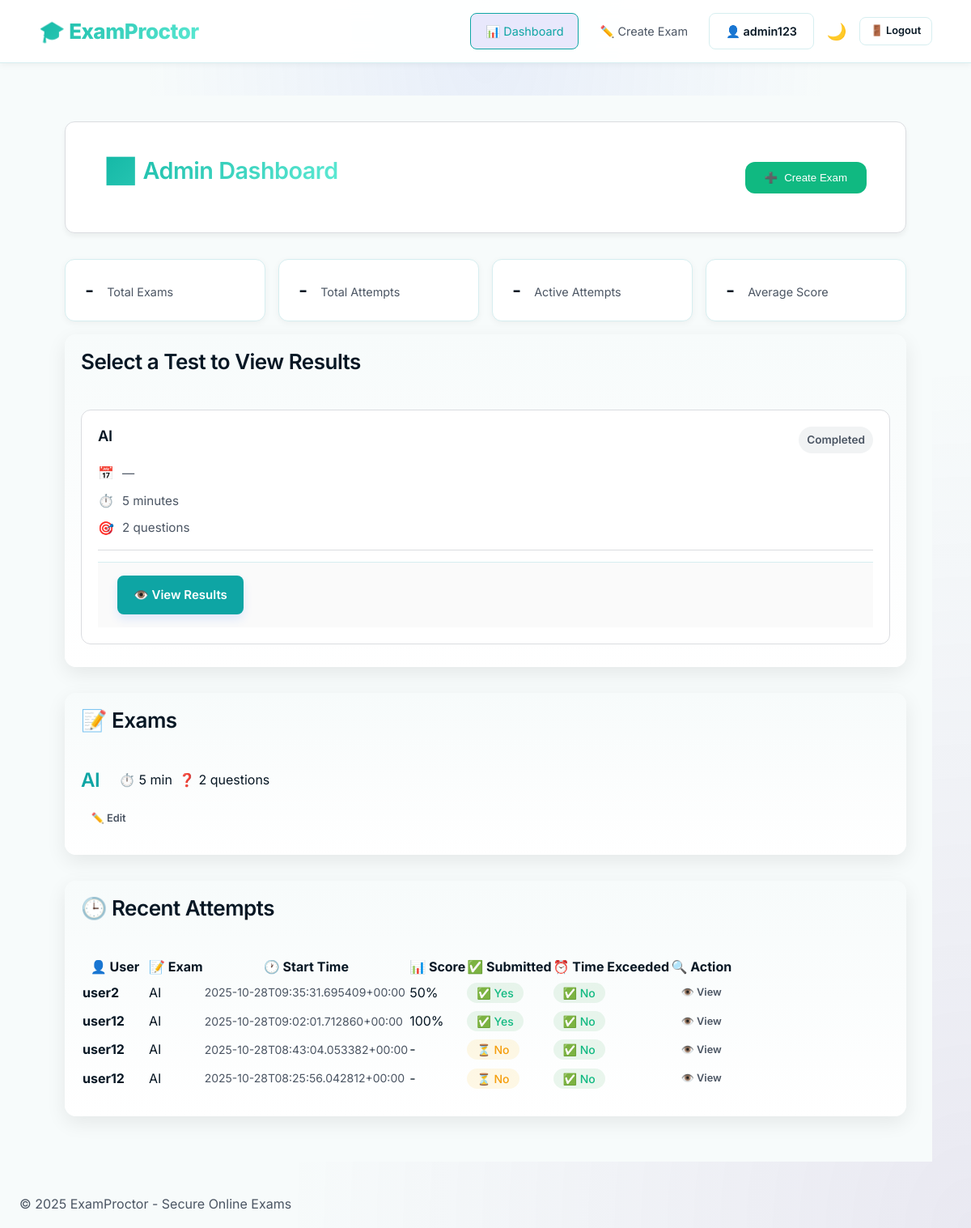
The page /admin (signed in) on the database its author committed.
### tables this page shows
CREATE TABLE exams (
        id INTEGER PRIMARY KEY AUTOINCREMENT,
        title TEXT NOT NULL,
        duration_minutes INTEGER NOT NULL,
        max_questions INTEGER NOT NULL DEFAULT 50
    );

CREATE TABLE attempts (
        id INTEGER PRIMARY KEY AUTOINCREMENT,
        user_id INTEGER NOT NULL,
        exam_id INTEGER NOT NULL,
        start_time TEXT,
        allowed_until TEXT,
        end_time TEXT,
        score INTEGER,
        submitted INTEGER DEFAULT 0,
        time_exceeded INTEGER DEFAULT 0,
        FOREIGN KEY(user_id) REFERENCES users(id),
        FOREIGN KEY(exam_id) REFERENCES exams(id)
    );

CREATE TABLE users (
        id INTEGER PRIMARY KEY AUTOINCREMENT,
        username TEXT UNIQUE NOT NULL,
        password_hash TEXT NOT NULL,
        is_admin INTEGER DEFAULT 0
    );

### app.py (the view)
@app.route("/admin")
def admin_dashboard():
    if 'user_id' not in session or not session.get('is_admin'):
        return redirect(url_for("admin_login"))
    conn = get_conn(); cur = conn.cursor()
    cur.execute("SELECT * FROM exams")
    exams = cur.fetchall()
    cur.execute("""SELECT a.*, u.username AS username, e.title AS exam_title
                   FROM attempts a
                   LEFT JOIN users u ON u.id=a.user_id
                   LEFT JOIN exams e ON e.id=a.exam_id
                   ORDER BY a.start_time DESC LIMIT 50""")
    attempts = cur.fetchall()
    conn.close()
    return render_template("admin_dashboard.html", exams=exams, attempts=attempts)

### models.py (called while the page is built)
def get_conn():
    conn = sqlite3.connect(DB, timeout=15)
    conn.row_factory = sqlite3.Row
    try:
        conn.execute("PRAGMA foreign_keys = ON")
        conn.execute("PRAGMA journal_mode = WAL")
        conn.execute("PRAGMA busy_timeout = 15000")
        conn.execute("PRAGMA synchronous = NORMAL")
    except Exception:
        pass
    return conn

### templates/admin_dashboard.html
{% extends "base.html" %}
{% block content %}
<div class="dashboard-wrapper">
  <header class="dashboard-header">
    <div class="header-content">
      <h1 class="header-title">
        <span class="header-icon">📊</span>
        Admin Dashboard
      </h1>
      <div class="header-actions">
        <button class="action-button primary" onclick="window.location.href='{{ url_for('create_exam') }}'">
          <span class="button-icon">➕</span>
          Create Exam
        </button>
      </div>
    </div>
  </header>
  <div class="stats-grid" id="admin-stats" data-role="admin">
    <div class="stat-card">
      <div class="stat-value" id="stat-total-exams">-</div>
      <div class="stat-label">Total Exams</div>
    </div>
    <div class="stat-card">
      <div class="stat-value" id="stat-total-attempts">-</div>
      <div class="stat-label">Total Attempts</div>
    </div>
    <div class="stat-card">
      <div class="stat-value" id="stat-active-attempts">-</div>
      <div class="stat-label">Active Attempts</div>
    </div>
    <div class="stat-card">
      <div class="stat-value" id="stat-avg-score">-</div>
      <div class="stat-label">Average Score</div>
    </div>
  </div>
  <div class="card mb-4">
    <div class="card-header">
      <h3 class="mb-0">Select a Test to View Results</h3>
    </div>
    <div class="card-body">
      {% if exams %}
        <div class="results-grid">
          {% for ex in exams %}
            <div class="result-card">
              <div class="card-top">
                <h4 class="card-title">{{ ex.title }}</h4>
                <span class="status-pill">Completed</span>
              </div>
              <div class="card-meta">
                <div class="meta-row"><span class="meta-icon">📅</span>
                  <span class="meta-text">{% if ex.start_time %}{{ ex.start_time }}{% else %}—{% endif %}</span>
                </div>
                <div class="meta-row"><span class="meta-icon">⏱️</span>
                  <span class="meta-text">{{ ex.duration_minutes }} minutes</span>
                </div>
                <div class="meta-row"><span class="meta-icon">🎯</span>
                  <span class="meta-text">{{ ex.max_questions }} questions</span>
                </div>
              </div>
              <div class="card-divider"></div>
              <div class="card-footer">
                <a href="{{ url_for('admin_results') }}?exam_id={{ ex.id }}" class="btn view-btn">👁️ View Results</a>
              </div>
            </div>
          {% endfor %}
        </div>
      {% else %}
        <div class="empty-state">
          <p>📋 No exams available</p>
        </div>
      {% endif %}
    </div>
  </div>
  <div class="card mb-4">
    <div class="card-header">
      <h3 class="mb-0">📝 Exams</h3>
    </div>
    <div class="card-body">
      {% if exams %}
        <div class="exam-list">
          {% for ex in exams %}
            <div class="exam-item">
              <div class="exam-info">
                <h4 class="exam-title">{{ ex.title }}</h4>
                <div class="exam-meta">
                  <span class="badge">⏱️ {{ ex.duration_minutes }} min</span>
                  <span class="badge">❓ {{ ex.max_questions }} questions</span>
                </div>
              </div>
              <div class="exam-actions">
                <a href="{{ url_for('edit_exam', exam_id=ex.id) }}" class="btn small">
                  ✏️ Edit
                </a>
              </div>
            </div>
          {% endfor %}
        </div>
      {% else %}
        <div class="empty-state">
          <p>📋 No exams created yet</p>
          <a href="{{ url_for('create_exam') }}" class="btn primary">Create your first exam</a>
        </div>
      {% endif %}
    </div>
  </div>
  <div class="card">
    <div class="card-header">
      <h3 class="mb-0">🕒 Recent Attempts</h3>
    </div>
    <div class="card-body">
      {% if attempts %}
        <div class="table-responsive">
          <table class="admin-table">
            <thead>
              <tr>
                <th>👤 User</th>
                <th>📝 Exam</th>
                <th>🕐 Start Time</th>
                <th>📊 Score</th>
                <th>✅ Submitted</th>
                <th>⏰ Time Exceeded</th>
                <th>🔍 Action</th>
              </tr>
            </thead>
            <tbody>
              {% for a in attempts %}
                <tr>
                  <td><strong>{{ a.username }}</strong></td>
                  <td>{{ a.exam_title }}</td>
                  <td class="small">{{ a.start_time }}</td>
                  <td>
                    {% if a.score is not none %}
                      <span class="score-badge">{{ a.score }}%</span>
                    {% else %}
                      <span class="text-muted">-</span>
                    {% endif %}
                  </td>
                  <td>
                    {% if a.submitted %}
                      <span class="status-badge success">✅ Yes</span>
                    {% else %}
                      <span class="status-badge warning">⏳ No</span>
                    {% endif %}
                  </td>
                  <td>
                    {% if a.time_exceeded %}
                      <span class="status-badge danger">⚠️ Yes</span>
                    {% else %}
                      <span class="status-badge success">✅ No</span>
                    {% endif %}
                  </td>
                  <td>
                    <a href="{{ url_for('admin_attempt_detail', attempt_id=a.id) }}" class="btn small">
                      👁️ View
                    </a>
                  </td>
                </tr>
              {% endfor %}
            </tbody>
          </table>
        </div>
      {% else %}
        <div class="empty-state">
          <p>📊 No exam attempts yet</p>
        </div>
      {% endif %}
    </div>
  </div>
</div>
{% endblock %}

### static/css/modern-dashboard.css (style rules this page uses)
.dashboard-wrapper { max-width: 1200px; margin: 0 auto; padding: 2rem; background-color: var(--background-color); }
.dashboard-header { background: var(--surface-color); border-radius: var(--border-radius); padding: 1.5rem; margin-bottom: 2rem; box-shadow: 0 4px 6px rgba(0, 0, 0, 0.05); border: 1px solid var(--card-border); }
.header-content { display: flex; justify-content: space-between; align-items: center; }
.header-title { font-size: 1.8rem; font-weight: 600; color: var(--primary-color); display: flex; align-items: center; gap: 0.5rem; }
.header-icon { font-size: 2rem; color: var(--primary-color); }
.header-actions { display: flex; gap: 1rem; }
.action-button { padding: 0.75rem 1.5rem; border-radius: var(--border-radius); border: none; font-weight: 500; cursor: pointer; display: inline-flex; align-items: center; gap: 0.5rem; transition: all 0.3s ease; }
.action-button.primary { background: var(--success-color); color: white; }
.stat-card { background: var(--surface); border-radius: var(--border-radius); padding: 1.5rem; box-shadow: var(--shadow-sm); display: flex; align-items: center; gap: 1rem; transition: all 0.3s ease; border: 1px solid var(--border-color); }
.stat-value { font-size: 1.5rem; font-weight: 600; color: var(--text-primary); }
.stat-label { color: var(--text-secondary); font-size: 0.9rem; }
.status-badge { padding: 0.25rem 0.75rem; border-radius: 16px; font-size: 0.875rem; font-weight: 500; }
.status-badge.success { background: rgba(52, 168, 83, 0.1); color: var(--success-color); }
.status-badge.warning { background: rgba(251, 188, 5, 0.1); color: var(--warning-color); }
.exam-title { font-size: 1.1rem; margin-bottom: 1rem; color: var(--primary-color); font-weight: 500; }
.exam-meta { display: flex; gap: 0.5rem; margin-bottom: 1rem; }

### static/css/auth.css (style rules this page uses)
.card-header { padding: 2rem 2rem 1rem; text-align: center; }
.card-body { padding: 2rem; }

### static/css/exam.css (style rules this page uses)
.exam-title { font-size: 1.5rem; color: var(--primary-color); font-weight: 600; }
.exam-info { display: flex; gap: 1.5rem; align-items: center; }

### static/css/admin_dashboard.css (style rules this page uses)
.results-grid { display:grid; grid-template-columns: repeat(auto-fit, minmax(280px, 1fr)); gap: 1.5rem; }
.result-card { background: var(--card-bg); border: 1px solid var(--card-border); border-radius: 12px; padding: 20px; box-shadow: var(--shadow); display:flex; flex-direction:column; justify-content:space-between; min-height: 210px; }
.card-top { display:flex; justify-content:space-between; align-items:flex-start; }
.card-title { font-size:1.15rem; margin:0 0 6px 0; font-weight:600; color:var(--text-primary); }
.status-pill { background: var(--badge-background); color: var(--text-secondary); font-weight:600; padding:6px 10px; border-radius:999px; font-size:0.85rem; }
.card-meta { margin-top:12px; display:flex; flex-direction:column; gap:8px; color:var(--text-secondary); font-size:0.95rem; }
.meta-row { display:flex; gap:10px; align-items:center; }
.meta-icon { font-size:1rem; }
.card-divider { height:1px; background:var(--card-border); margin:14px 0; }
.card-footer { display:flex; justify-content:flex-start; }
.view-btn { background:var(--primary-color); color:white; padding:12px 20px; border-radius:8px; text-decoration:none; font-weight:600; box-shadow: 0 6px 12px rgba(36,107,255,0.12); }
.card-header { background: transparent; border-bottom: none; padding: 18px 20px; }
.card { background: linear-gradient(180deg,var(--background),var(--surface)); color: var(--text-primary); border-radius:14px; padding:0; border:none; }
.card .card-body { background: transparent; padding:24px 20px 28px 20px; }
.card .card-header h3 { color:var(--text-primary); margin:0; }
.results-grid .result-card { background: var(--card-bg); color: var(--text-primary); }

### rows shown on the page
exams: title "AI", duration_minutes "5", max_questions "2"
attempts: username "user2", exam_title "AI", start_time "2025-10-28T09:35:31.695409+00:00", score "50", submitted "✅ Yes", time_exceeded "✅ No"
attempts: username "user12", exam_title "AI", start_time "2025-10-28T09:02:01.712860+00:00", score "100", submitted "✅ Yes", time_exceeded "✅ No"
attempts: username "user12", exam_title "AI", start_time "2025-10-28T08:43:04.053382+00:00", submitted "⏳ No", time_exceeded "✅ No"
attempts: username "user12", exam_title "AI", start_time "2025-10-28T08:25:56.042812+00:00", submitted "⏳ No", time_exceeded "✅ No"

### other values the page prints
{{ session.username }} "admin123"
